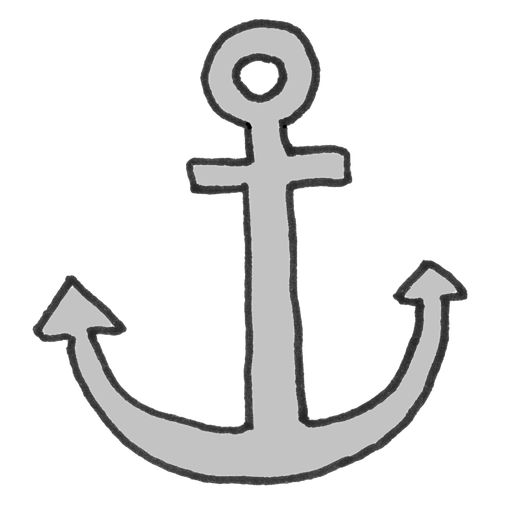
#> input picture import/anker.png, 512 x 512 px; its folder holds 4 pictures in this run
$ python pixel.py
#> lines starting #> are read from the running program, lines starting #| are printed output that depends on the picture
from PIL import Image
import os

original_folder = "import"
export_folder = "export"
size = 512
steps = 64
factor = 8

def pixellate(image):
    pixels = image.load()
    result_image = Image.new(mode = "RGBA", size=image.size)
    result_pixels = result_image.load()
    for y in range(steps):
        for x in range(steps):
            color = pixels[x * factor, y * factor]
            for yy in range(factor):
                for xx in range(factor):
                    result_pixels[x * factor + xx, y * factor + yy] = color
    return result_image

folder = os.listdir(original_folder)
for file in folder:
    img1 = Image.open(f"{original_folder}/{file}")
#> img1 is the input picture: PIL image 512x512 RGBA; mean R, G, B, A 36.2, 36.2, 36.2, 56.7
    result = pixellate(img1)
#> in pixellate, `result_image = Image.new(mode = "RGBA", size=image.size)`: result_image: PIL image 512x512 RGBA; every value is 0
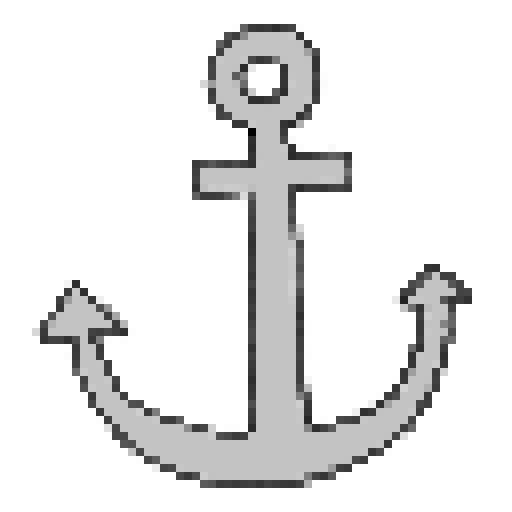
#> result: PIL image 512x512 RGBA; mean R, G, B, A 35.9, 35.9, 35.9, 56.7; transparent parts drawn white
    result.save(f"{export_folder}/{file}")
#> pass 2 of the loop `for file in folder:`:
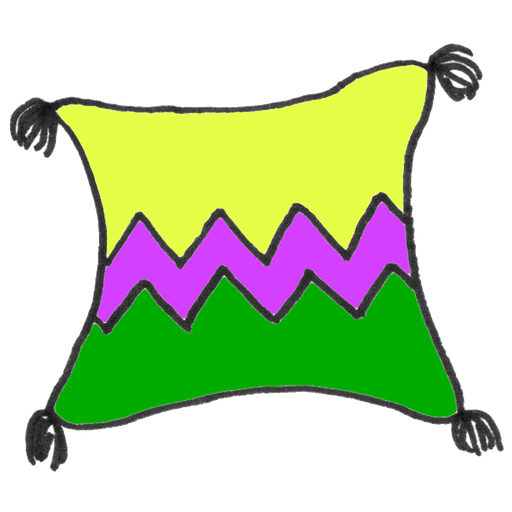
#> input picture import/cloth.png, 512 x 512 px
#> img1 is the input picture: PIL image 512x512 RGBA; mean R, G, B, A 57.8, 75.8, 36.2, 114.4
#> `result = pixellate(img1)`:
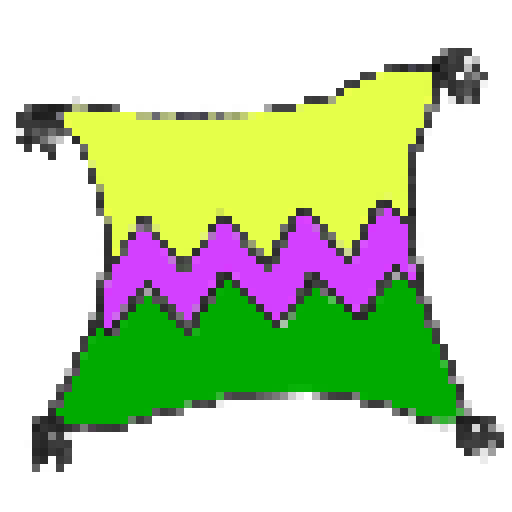
#> result: PIL image 512x512 RGBA; mean R, G, B, A 57.6, 75.6, 36, 114; transparent parts drawn white
#> pass 3 of the loop `for file in folder:`:
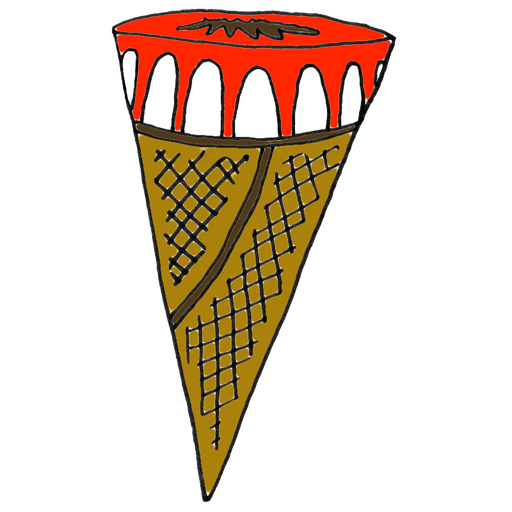
#> input picture import/ice.png, 512 x 512 px
#> img1 is the input picture: PIL image 512x512 RGBA; mean R, G, B, A 44.9, 29.2, 15, 70
#> `result = pixellate(img1)`:
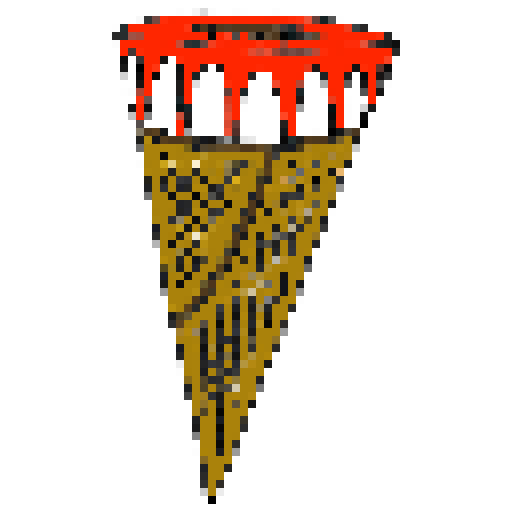
#> result: PIL image 512x512 RGBA; mean R, G, B, A 44.8, 29, 15, 70; transparent parts drawn white
#> the loop made 4 passes; the first 3 are shown
